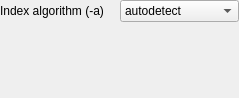
<?xml version="1.0" encoding="UTF-8"?>
<ui version="4.0">
 <class>BwaBuildSettings</class>
 <widget class="QWidget" name="BwaBuildSettings">
  <property name="geometry">
   <rect>
    <x>0</x>
    <y>0</y>
    <width>239</width>
    <height>98</height>
   </rect>
  </property>
  <property name="sizePolicy">
   <sizepolicy hsizetype="Minimum" vsizetype="Minimum">
    <horstretch>0</horstretch>
    <verstretch>0</verstretch>
   </sizepolicy>
  </property>
  <property name="windowTitle">
   <string>Form</string>
  </property>
  <layout class="QGridLayout" name="gridLayout">
   <property name="sizeConstraint">
    <enum>QLayout::SetMinAndMaxSize</enum>
   </property>
   <property name="leftMargin">
    <number>0</number>
   </property>
   <property name="topMargin">
    <number>0</number>
   </property>
   <property name="rightMargin">
    <number>0</number>
   </property>
   <property name="bottomMargin">
    <number>0</number>
   </property>
   <property name="horizontalSpacing">
    <number>0</number>
   </property>
   <property name="verticalSpacing">
    <number>6</number>
   </property>
   <item row="1" column="0" colspan="2">
    <widget class="QLabel" name="infoLabel">
     <property name="sizePolicy">
      <sizepolicy hsizetype="Preferred" vsizetype="Preferred">
       <horstretch>0</horstretch>
       <verstretch>0</verstretch>
      </sizepolicy>
     </property>
     <property name="text">
      <string/>
     </property>
     <property name="scaledContents">
      <bool>true</bool>
     </property>
    </widget>
   </item>
   <item row="0" column="0">
    <widget class="QLabel" name="label">
     <property name="text">
      <string>Index algorithm (-a)</string>
     </property>
     <property name="alignment">
      <set>Qt::AlignLeading|Qt::AlignLeft|Qt::AlignVCenter</set>
     </property>
    </widget>
   </item>
   <item row="0" column="1">
    <widget class="QComboBox" name="indexAlgorithmComboBox">
     <property name="currentIndex">
      <number>0</number>
     </property>
     <item>
      <property name="text">
       <string>autodetect</string>
      </property>
     </item>
     <item>
      <property name="text">
       <string>bwtsw</string>
      </property>
     </item>
     <item>
      <property name="text">
       <string>div</string>
      </property>
     </item>
     <item>
      <property name="text">
       <string>is</string>
      </property>
     </item>
    </widget>
   </item>
  </layout>
 </widget>
 <tabstops>
  <tabstop>indexAlgorithmComboBox</tabstop>
 </tabstops>
 <resources/>
 <connections/>
</ui>
